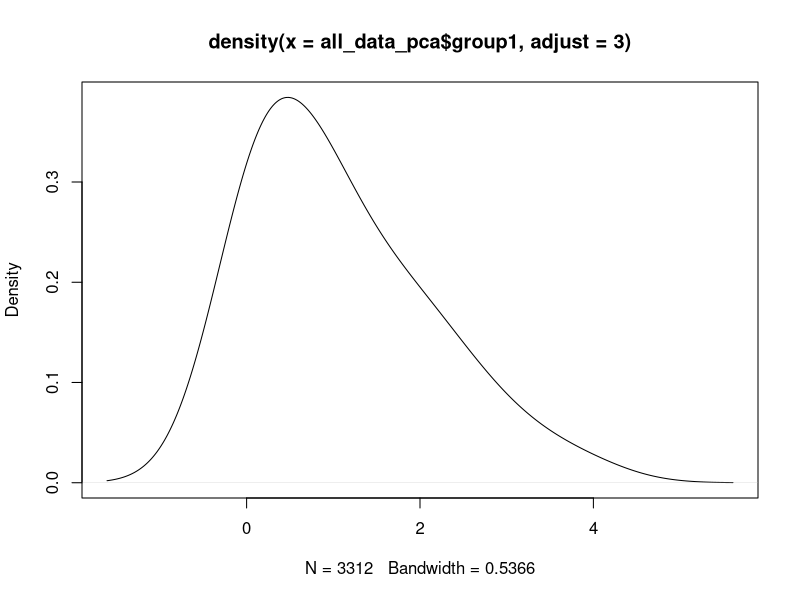
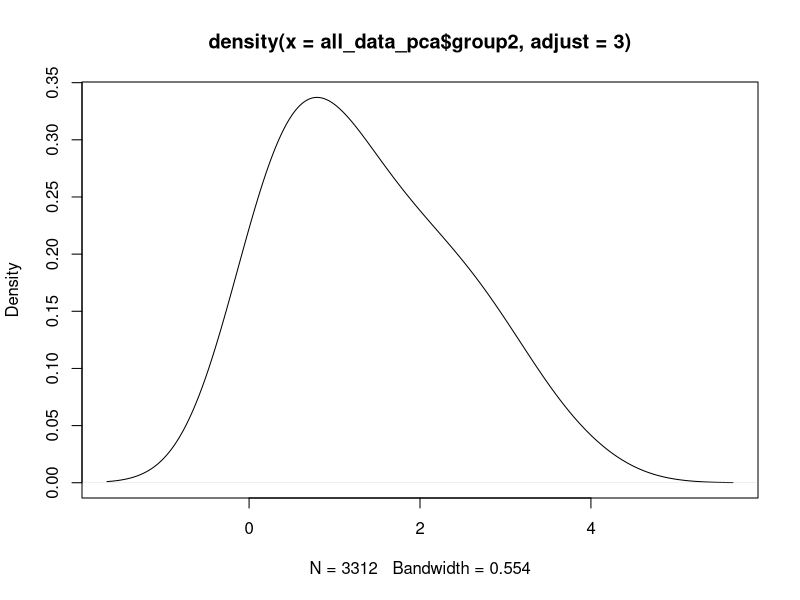
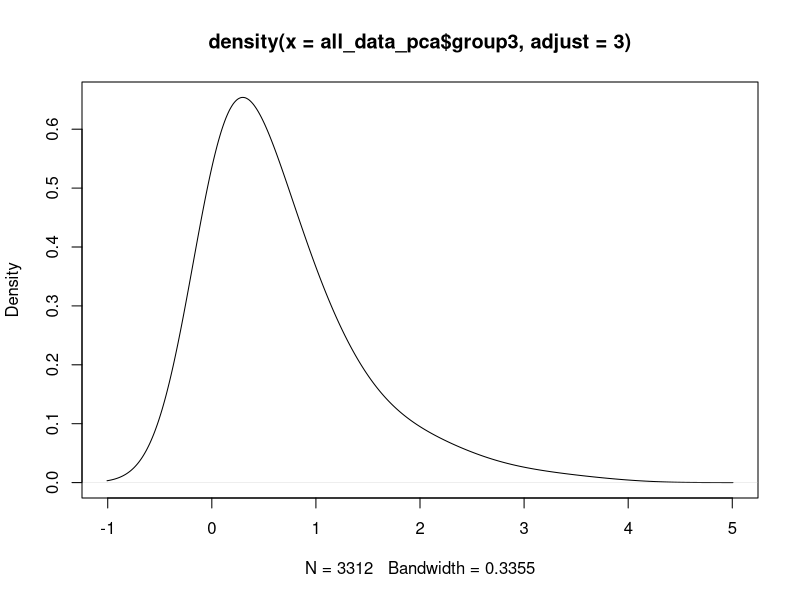
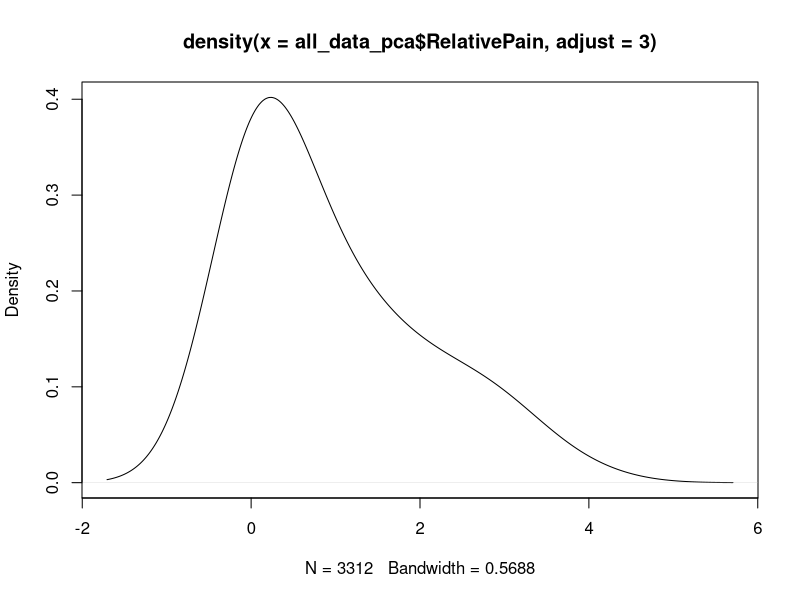
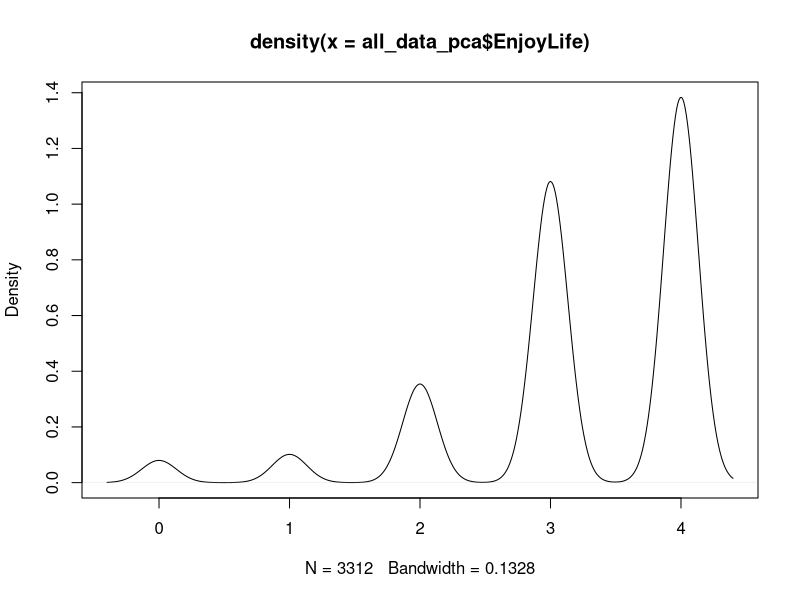
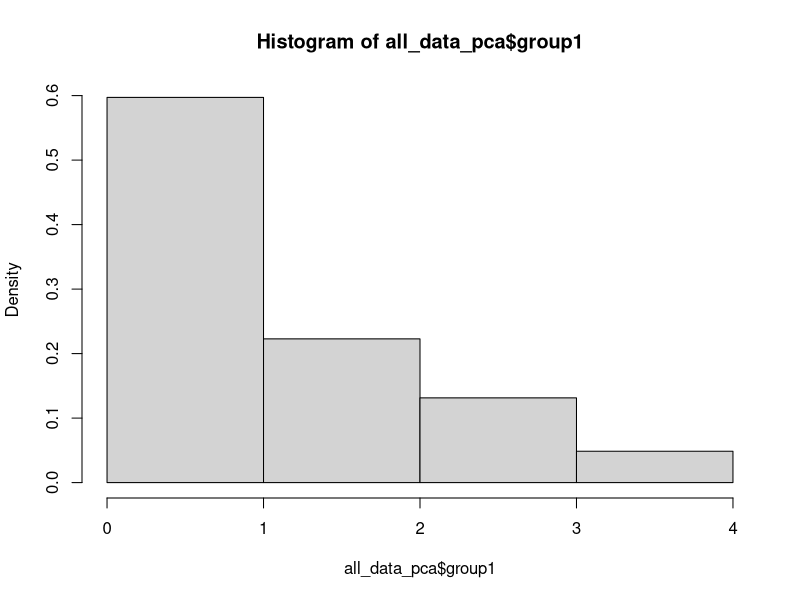
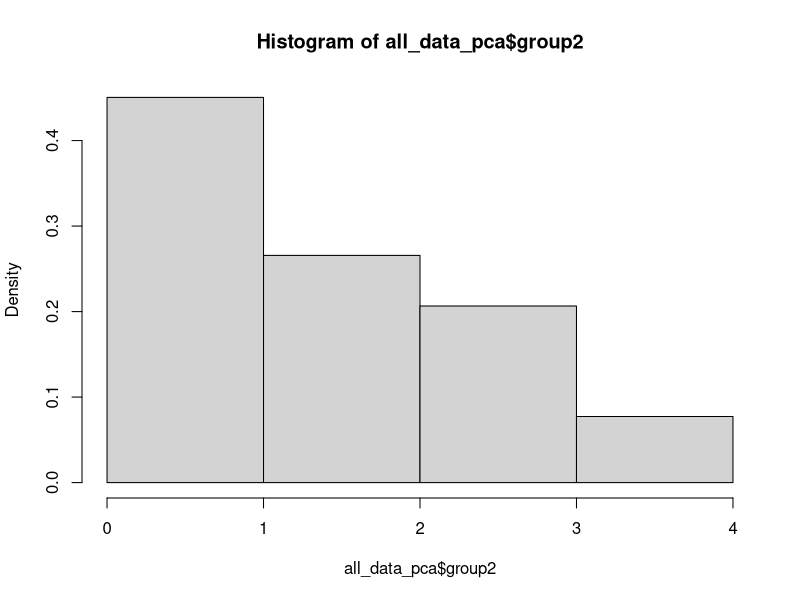
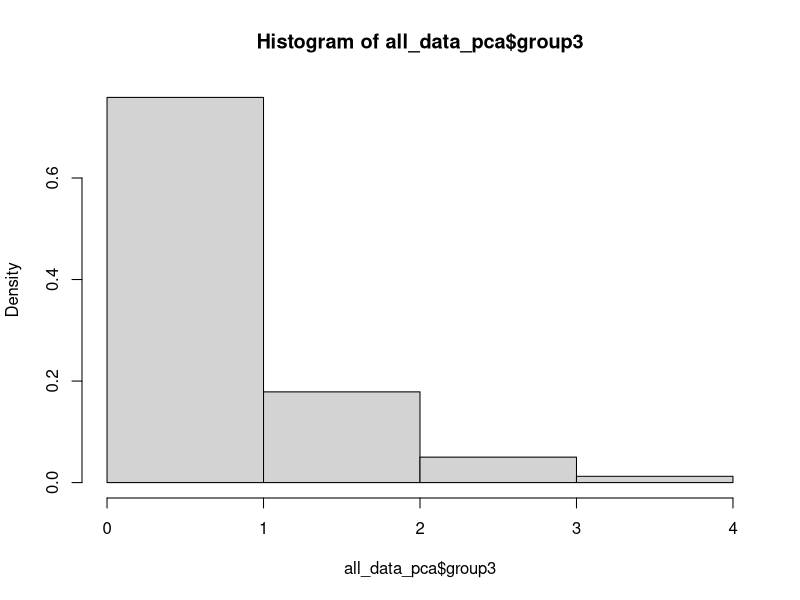

Write R code to recreate these figures, in order. (Note: this script raises an error after producing the figures.)
all_data_pca = read.csv("./data_all.csv")

# sample how the plot looks like
plot(density(all_data_pca$group1, adjust = 3))
plot(density(all_data_pca$group2, adjust = 3))
plot(density(all_data_pca$group3, adjust = 3))
plot(density(all_data_pca$RelativePain, adjust = 3))
plot(density(all_data_pca$EnjoyLife))

hist(all_data_pca$group1, freq = FALSE, breaks = 0:4)
hist(all_data_pca$group2, freq = FALSE, breaks = 0:4)
hist(all_data_pca$group3, freq = FALSE, breaks = 0:4)
hist(all_data_pca$EnjoyLife, freq = FALSE, breaks = 0:4)
hist(all_data_pca$RelativePain, freq = FALSE, breaks = 0:4)

par(las=1)
boxplot(all_data_pca, add=F, horizontal=T, outline=F, at=c(2.5+(0:4)*3), xlim = c(1,16), boxwex = 2, whiskcol='white', staplecol = 'white')
barplot(user_data_pca , horiz = T, add = T, space = 2, ylim = c(1,16), xpd = T, col = adjustcolor('grey', alpha = 0.4),xlim = c(0,4))
# axis(side=2, at = 0:16)
pop_agV <- sapply(all_data_pca, function(x) {q <- quantile(x,prob=c(0.30,0.70))
                                                  m <- mean(x)
                                                  return(c(q[1], mean = m, q[2]))})
pop_agV <- sapply(all_data_pca, function(x) {q <- quantile(x,prob=c(0.30,0.70), type=7)
                                                   m <- mean(x)
                                                   return(c(q[1], mean = m, q[2]))})
pop_agV
mapply( function(x, y) lines(rep(x, 2), y=c(-1,1)+y, lwd=3), pop_agV[2,],c(2.5+(0:4)*3))
mapply( function(x, y) lines(rep(x, 2), y=c(-1,1)*0.7+y, lwd=2.5, col = 'red'), pop_agV[1,],c(2.5+(0:4)*3))
mapply( function(x, y) lines(rep(x, 2), y=c(-1,1)*0.7+y, lwd=2.5, col = 'red'), pop_agV[3,],c(2.5+(0:4)*3))
        
axis(side=2, at = 0:16)
barplot( pop_agV, horiz = T, add=F, ylim = c(1,16), col = adjustcolor(c("yellow", "orange", "red"), alpha = 0.8), xlim = c(0,4), width = 0.6, space = c(0,2), beside=T )
barplot(user_data_pca , horiz = T, add = T, space = 2, ylim = c(1,16), xpd = T, col = adjustcolor('grey', alpha = 0.4),xlim = c(0,4), names.arg=NA)

barplot( pop_agV, horiz = T, add=F, ylim = c(1,20), col = adjustcolor(c("yellow", "orange", "red"), alpha = 0.5), xlim = c(0,4), width = 1, space = c(0,1), beside=T )
barplot(user_data_pca , horiz = T, add = T, width = 3, space = 1/3, ylim = c(1,20), xpd = T, col = adjustcolor('grey', alpha = 0.6),xlim = c(0,4), names.arg=NA)

barplot( rbind(pop_agV,user_data_pca ), horiz = T, add=F, col = adjustcolor(c("yellow", "orange", "red", "black"), alpha = 0.5), xlim = c(0,4), width = 1, space = c(0,1), beside=T )

barplot( pop_agV, horiz = T, add=F, ylim = c(1,20), col = adjustcolor(c("yellow", "orange", "red"), alpha = 0.5), xlim = c(0,4), width = 1, space = c(0,1), beside=T )
mapply( function(x, y) lines(c(0,x), y=rep(y,2), lwd=8, col = adjustcolor("black", alpha = 0.6)), user_data_pca , c(2.5+0:4*4))

barplot( pop_agV, horiz = T, add=F, ylim = c(1,20), col = adjustcolor(c("yellow", "orange", "red"), alpha = 0.5), xlim = c(0,4), width = 1, space = c(0,1), beside=T, border = NA )
mapply( function(x, y) lines(c(0,x), y=rep(y,2), lwd=60, col = adjustcolor("black", alpha = 0.2)), user_data_pca , c(2.5+0:4*4))

barplot( rbind(pop_agV[1,], apply(pop_agV, 2, diff)), horiz = T, add=F, col = adjustcolor(c("blue", "magenta", "red"), alpha = 0.7), xlim = c(0,4), width = 1, space = 0.4, beside=F, border = NA )
barplot( rbind(pop_agV[1,], apply(pop_agV, 2, diff)), horiz = T, add=F, col = adjustcolor(c("red", "orange", "yellow"), alpha = 0.7), xlim = c(0,4), width = 1, space = 0.4, beside=F, border = NA )
barplot( rbind(pop_agV[1,], apply(pop_agV, 2, diff)), horiz = T, add=F, col = adjustcolor(c("black", "grey", "grey90"), alpha = 0.5), xlim = c(0,4), width = 1, space = 0.4, beside=F, border = NA )
mapply( function(x, y) lines(c(0,x), y=rep(y,2), lwd=15, col = adjustcolor("black", alpha = 1)), user_data_pca , c(0.9+0:4*1.4))

offsetF <- -0.04
barplot( rbind(pop_agV[1,]-offsetF, apply(pop_agV, 2, diff)), horiz = T, add=F, col = adjustcolor(c("black", "grey", "grey90"), alpha = 0.5), xlim = c(-0.2,4), width = 1, space = 0.4, beside=F, border = NA, offset = offsetF )
mapply( function(x, y) lines(c(offsetF,x), y=rep(y,2), lwd=15, lend = 1, col = adjustcolor("black", alpha = 1), ), user_data_pca , c(0.9+0:4*1.4))


